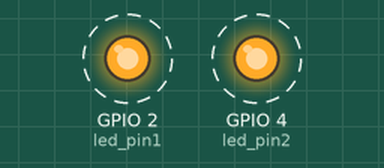
The program below on a simulated ESP32. Parts: output pins drawn as LEDs (lit = HIGH). Dashed ring = blinking.

Above: at 0.1 s.
Timing chart, 0 to 3.0 s (numbered marks = the images above):
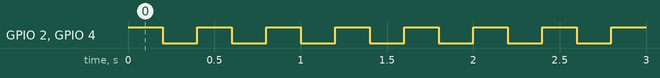

Measured:
- by itself, GPIO 2 (led_pin1), GPIO 4 (led_pin2): alternates HIGH for 0.20 s and LOW for 0.20 s

The program:

main.cpp
```cpp
#include <Arduino.h>


#if CONFIG_FREERTOS_UNICODE
  static const BaseType_t app_cpu = 0;
#else
  static const BaseType_t app_cpu = 1;
#endif


static const int led_pin1 = 2;
static const int led_pin2 = 4;
static const int delay1  = 200;
static const int delay2  = 200;


void toggleLED1(void *parameter){
  while (1){
    digitalWrite(led_pin1, HIGH);
    vTaskDelay(delay1/portTICK_PERIOD_MS);
    digitalWrite(led_pin1, LOW);
    vTaskDelay(delay1/portTICK_PERIOD_MS);
  }
}

void toggleLED2(void *parameter){
  while (1){
    digitalWrite(led_pin2, HIGH);
    vTaskDelay(delay1/portTICK_PERIOD_MS);
    digitalWrite(led_pin2, LOW);
    vTaskDelay(delay2/portTICK_PERIOD_MS);
  }
}


void setup() {
  // put your setup code here, to run once:
  pinMode(led_pin1, OUTPUT);
  pinMode(led_pin2, OUTPUT);


  xTaskCreatePinnedToCore(
    toggleLED1,
    "Task to Toggle LED1",
    1024,
    NULL,
    1,
    NULL,
    app_cpu
   );

  xTaskCreatePinnedToCore(
    toggleLED2,
    "Task to Toggle LED2",
    1024,
    NULL,
    1,
    NULL,
    app_cpu
   );


}

void loop() {
  // put your main code here, to run repeatedly:
}
```
